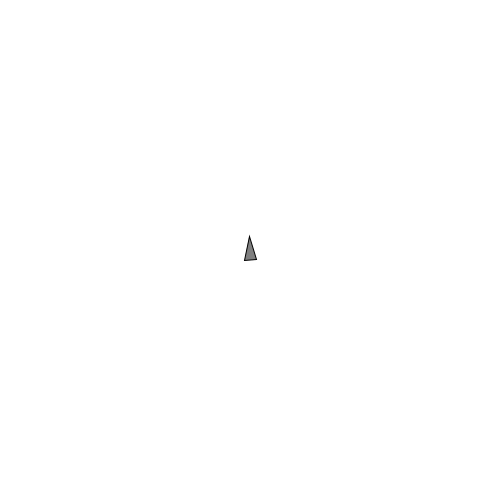
Frame 1 (no input)
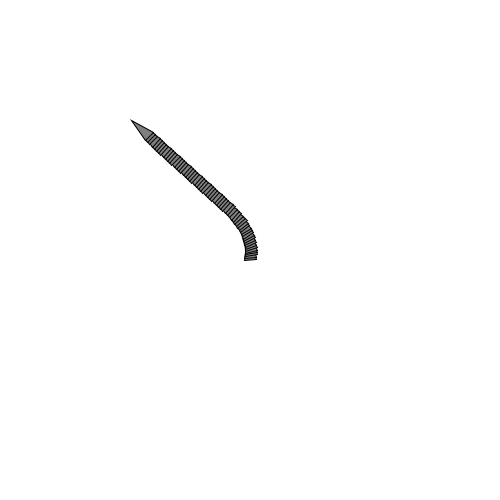
Frame 60 (the mouse pressed at the canvas centre just before this capture)
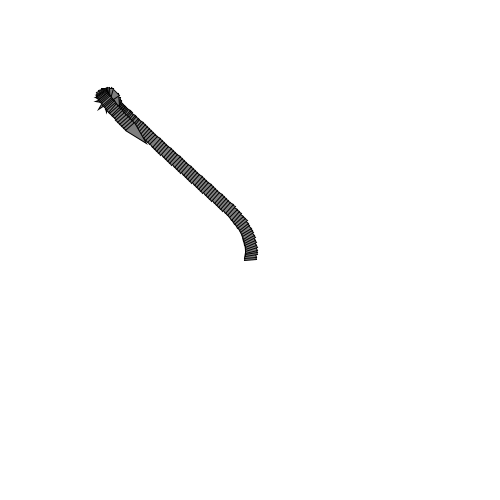
Frame 120 (the mouse held since frame 60 and released just before this capture)

The Processing sketch that drew these frames (run headless with seeded random() and noise(); from frame 60 on, the mouse is pressed at the canvas centre):

// Processing sketch: NOC_6_01_Seek
// ── NOC_6_01_Seek.pde
// The Nature of Code
// Daniel Shiffman
// http://natureofcode.com

// Seeking "vehicle" follows the mouse position

// Implements Craig Reynold's autonomous steering behaviors
// One vehicle "seeks"
// See: http://www.red3d.com/cwr/

Vehicle v;

void setup() {
  size(500, 500);
  v = new Vehicle(width/2, height/2);
  background(255);
}

void draw() {
//  background(255);

  PVector mouse = new PVector(mouseX, mouseY);

  // Draw an ellipse at the mouse position
  fill(200);
  stroke(0);
  strokeWeight(2);
  //ellipse(mouse.x, mouse.y, 48, 48);

  // Call the appropriate steering behaviors for our agents
  v.seek(mouse);
  v.update();
  v.display();
}

// ── Vehicle.pde
// The Nature of Code
// Daniel Shiffman
// http://natureofcode.com

// Seek_Arrive

// The "Vehicle" class

class Vehicle {
  
  PVector position;
  PVector velocity;
  PVector acceleration;
  float r;
  float maxforce;    // Maximum steering force
  float maxspeed;    // Maximum speed

  Vehicle(float x, float y) {
    acceleration = new PVector(0,0);
    velocity = new PVector(0,-2);
    position = new PVector(x,y);
    r = 6;
    maxspeed = 3;
    maxforce = 0.1;
  }

  // Method to update position
  void update() {
    // Update velocity
    velocity.add(acceleration);
    // Limit speed
    velocity.limit(maxspeed);
    position.add(velocity);
    // Reset accelerationelertion to 0 each cycle
    acceleration.mult(0);
  }

  void applyForce(PVector force) {
    // We could add mass here if we want A = F / M
    acceleration.add(force);
  }

  // A method that calculates a steering force towards a target
  // STEER = DESIRED MINUS VELOCITY
  void seek(PVector target) {
    PVector desired = PVector.sub(target,position);  // A vector pointing from the position to the target
    
    // Scale to maximum speed
    desired.setMag(maxspeed);

    // Steering = Desired minus velocity
    PVector steer = PVector.sub(desired,velocity);
    steer.limit(maxforce);  // Limit to maximum steering force
    
    applyForce(steer);
  }
    
  void display() {
    // Draw a triangle rotated in the direction of velocity
    float theta = velocity.heading2D() + PI/2;
    fill(127);
    stroke(0);
    strokeWeight(1);
    pushMatrix();
    translate(position.x,position.y);
    rotate(theta);
    beginShape();
    vertex(0, -r*2);
    vertex(-r, r*2);
    vertex(r, r*2);
    endShape(CLOSE);
    popMatrix();
    
    
  }
}
